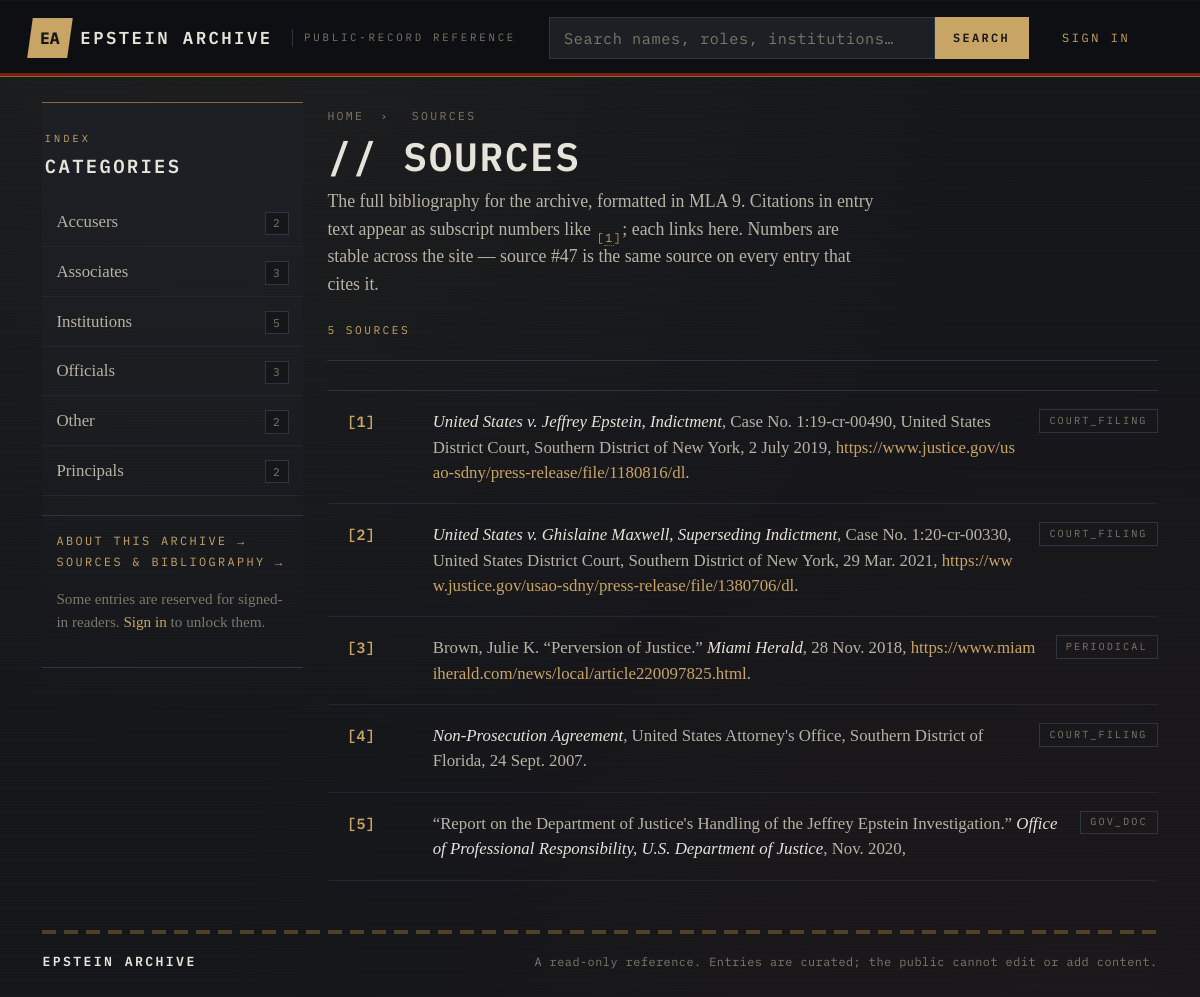
/?view=sources, run on the app's committed database.
### tables this page shows
CREATE TABLE `categories` (
  `id` int(11) NOT NULL AUTO_INCREMENT,
  `name` varchar(64) NOT NULL,
  `slug` varchar(64) NOT NULL,
  `description` varchar(255) DEFAULT NULL,
  PRIMARY KEY (`id`),
  UNIQUE KEY `slug` (`slug`)
);

CREATE TABLE `sources` (
  `id` int(11) NOT NULL AUTO_INCREMENT,
  `type` enum(
      'web','periodical','book','court_filing',
      'gov_doc','film','interview','other'
  ) NOT NULL DEFAULT 'web',
  `authors` varchar(255) DEFAULT NULL,
  `title` varchar(512) NOT NULL,
  `container` varchar(255) DEFAULT NULL,
  `publisher` varchar(255) DEFAULT NULL,
  `date_published` varchar(64) DEFAULT NULL,
  `url` varchar(1024) DEFAULT NULL,
  `date_accessed` varchar(64) DEFAULT NULL,
  `location` varchar(255) DEFAULT NULL,
  `notes` text DEFAULT NULL,
  `created_at` datetime NOT NULL DEFAULT current_timestamp(),
  PRIMARY KEY (`id`),
  KEY `type` (`type`)
);

### data/db.php (called while the page is built)
<?php
function db(): PDO
{
    static $pdo = null;
    if ($pdo !== null) {
        return $pdo;
    }
    $host_header = strtolower((string)($_SERVER['HTTP_HOST'] ?? ''));
    $is_local = (
        $host_header === ''
        || str_starts_with($host_header, 'localhost')
        || str_starts_with($host_header, '127.0.0.1')
        || str_starts_with($host_header, '[::1]')
    );
    if ($is_local) {
        $host = '127.0.0.1';
        $port = '3306';
        $name = 'epstein_archive_local';
        $user = 'root';
        $pass = '';
    } else {
        $host = '127.0.0.1';
        $port = '3306';
        $name = 'epsteina_archive';
        $user = 'epsteina_archive';
        $pass = '@+?mcwXX.DtU;ZaI';
    }
    $dsn = "mysql:host={$host};port={$port};dbname={$name};charset=utf8mb4";
    $pdo = new PDO($dsn, $user, $pass, [
        PDO::ATTR_ERRMODE            => PDO::ERRMODE_EXCEPTION,
        PDO::ATTR_DEFAULT_FETCH_MODE => PDO::FETCH_ASSOC,
        PDO::ATTR_EMULATE_PREPARES   => false,
    ]);
    return $pdo;
}

### partials/sources.php (the view, shortened to what this page needs)
<header class="historica-page-header">
    <span class="historica-breadcrumb">
        <a href="?view=home">Home</a>
        <span>&rsaquo;</span>
        <span>Sources</span>
    </span>
    <h1 class="historica-page-header__title">// sources</h1>
    <p class="historica-page-header__lede">
        The full bibliography for the archive, formatted in MLA 9. Citations
        in entry text appear as subscript numbers like
        <sub class="cite">[<a class="cite__link" href="#cite-1">1</a>]</sub>;
        each links here. Numbers are stable across the site &mdash; source #47 is
        the same source on every entry that cites it.
    </p>
    <span class="historica-page-header__count">
        <?= count($sources) ?> source<?= count($sources) === 1 ? '' : 's' ?>
    </span>
</header>
<?php if (empty($sources)): ?>
    <div class="historica-empty">
        <p>No sources have been registered yet.</p>
    </div>
<?php else: ?>
    <ol class="historica-sources">
        <?php foreach ($sources as $s): ?>
            <li id="cite-<?= (int)$s['id'] ?>" class="historica-sources__item">
                <span class="historica-sources__num">[<?= (int)$s['id'] ?>]</span>
                <span class="historica-sources__entry">
                    <?= source_format_mla($s) ?>
                </span>
                <?php if (!empty($s['type'])): ?>
                    <span class="historica-sources__type"><?= e($s['type']) ?></span>
                <?php endif; ?>
            </li>
        <?php endforeach; ?>
    </ol>
<?php endif; ?>

### components/sidebar.php (shortened to what this page needs)
<div class="historica-sidebar">
    <div class="historica-sidebar__heading">
        <span class="historica-sidebar__eyebrow">Index</span>
        <h2 class="historica-sidebar__title">Categories</h2>
    </div>
    <nav class="historica-sidebar__nav">
        <?php
        $current_slug = (string)(filter_input(INPUT_GET, 'slug') ?? '');
        $current_view = (string)(filter_input(INPUT_GET, 'view') ?? '');
        ?>
        <?php foreach ($categories as $cat): ?>
            <?php
            $is_active = ($current_view === 'category' && $current_slug === $cat['slug']);
            ?>
            <a
                class="historica-sidebar__link<?= $is_active ? ' is-active' : '' ?>"
                href="?view=category&slug=<?= e($cat['slug']) ?>"
                title="<?= e($cat['description'] ?? '') ?>">
                <span class="historica-sidebar__link-name"><?= e($cat['name']) ?></span>
                <span class="historica-sidebar__link-count"><?= (int)$cat['article_count'] ?></span>
            </a>
        <?php endforeach; ?>
    </nav>
    <div class="historica-sidebar__footer">
        <a href="?view=about" class="historica-sidebar__about">About this archive &rarr;</a>
        <a href="?view=sources" class="historica-sidebar__about">Sources &amp; bibliography &rarr;</a>
        <?php if (!is_logged_in()): ?>
            <p class="historica-sidebar__hint">
                Some entries are reserved for signed-in readers.
                <a href="?view=login">Sign in</a>
                to unlock them.
            </p>
        <?php endif; ?>
    </div>
</div>

### data/functions.php (shortened to what this page needs)
<?php
require_once __DIR__ . '/db.php';
function is_logged_in(): bool
{
    return !empty($_SESSION['user_id']);
}
function is_admin(): bool
{
    return is_logged_in() && ($_SESSION['role'] ?? '') === 'admin';
}
function visibility_clause(string $alias = 'f'): array
{
    return ["{$alias}.is_restricted = 0 AND {$alias}.is_admin_only = 0", []];
}
function categories_all(): array
{
    [$vis, $params] = visibility_clause('f');
    $sql =
        "SELECT c.id, c.name, c.slug, c.description,
                COUNT(f.id) AS article_count
         FROM categories c
         LEFT JOIN figures f
                ON f.category_id = c.id
               AND {$vis}
         GROUP BY c.id, c.name, c.slug, c.description
         ORDER BY c.name ASC";
    $stmt = db()->prepare($sql);
    $stmt->execute($params);
    return $stmt->fetchAll();
}
function e($value): string
{
    return htmlspecialchars((string)$value, ENT_QUOTES, 'UTF-8');
}
function sources_all(): array
{
    $stmt = db()->query('SELECT * FROM sources ORDER BY id ASC');
    return $stmt->fetchAll();
}
function source_format_mla(array $s): string
{
    $authors    = trim((string)($s['authors']        ?? ''));
    $title      = trim((string)($s['title']          ?? ''));
    $container  = trim((string)($s['container']      ?? ''));
    $publisher  = trim((string)($s['publisher']      ?? ''));
    $date       = trim((string)($s['date_published'] ?? ''));
    $url        = trim((string)($s['url']            ?? ''));
    $accessed   = trim((string)($s['date_accessed']  ?? ''));
    $location   = trim((string)($s['location']       ?? ''));
    $type       = (string)($s['type'] ?? 'web');
    if ($type === 'court_filing') {
        $parts = [];
        if ($title !== '')     $parts[] = '<em>' . e($title) . '</em>';
        if ($location !== '')  $parts[] = e($location);
        if ($container !== '') $parts[] = e($container);
        if ($date !== '')      $parts[] = e($date);
        $line = implode(', ', $parts);
        if ($url !== '') {
            $line .= ', <a href="' . e($url) . '" target="_blank" rel="noopener">'
                   . e($url) . '</a>';
        }
        return $line . '.';
    }
    $parts = [];
    if ($authors !== '')   $parts[] = e(rtrim($authors, '.')) . '.';
    if ($title !== '')     $parts[] = '&ldquo;' . e($title) . '.&rdquo;';
    $middle = [];
    if ($container !== '') $middle[] = '<em>' . e($container) . '</em>';
    if ($date !== '')      $middle[] = e($date);
    if ($middle)           $parts[] = implode(', ', $middle) . ',';
    if ($url !== '') {
        $parts[] = '<a href="' . e($url) . '" target="_blank" rel="noopener">'
                 . e($url) . '</a>.';
    }
    return implode(' ', $parts);
}

### data on the page
categories: name "Accusers", article_count "2"
categories: name "Associates", article_count "3"
categories: name "Institutions", article_count "5"
categories: name "Officials", article_count "3"
categories: name "Other", article_count "2"
categories: name "Principals", article_count "2"
sources: id "1", title "United States v. Jeffrey Epstein, Indictment", s ", Case No. 1:19-cr-00490, United States District Court, Southern District of New York, 2 July 2019 .", url "https://www.justice.gov/usao-sdny/press-release/file/1180816/dl", type "COURT_FILING"
sources: id "2", title "United States v. Ghislaine Maxwell, Superseding Indictment", s ", Case No. 1:20-cr-00330, United States District Court, Southern District of New York, 29 Mar. 2021 .", url "https://www.justice.gov/usao-sdny/press-release/file/1380706/dl", type "COURT_FILING"
sources: id "3", s "Brown, Julie K. “Perversion of Justice.” , 28 Nov. 2018,", container "Miami Herald", url "https://www.miamiherald.com/news/local/article220097825.html", type "PERIODICAL"
sources: id "4", title "Non-Prosecution Agreement", s ", United States Attorney's Office, Southern District of Florida, 24 Sept. 2007 .", type "COURT_FILING"
sources: id "5", s "“Report on the Department of Justice's Handling of the Jeffrey Epstein Investigation.” , Nov. 2020,", container "Office of Professional Responsibility, U.S. Department of Justice", type "GOV_DOC"

### other printed values
count($sources) "5"
